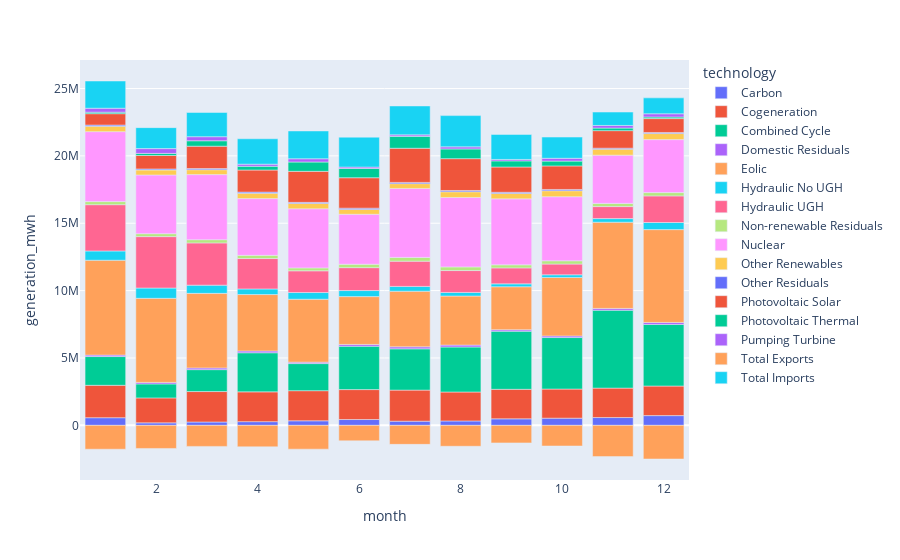

Source (notebook cell):
### Markdown cell above
##### Differentiate each technology with a `color`

### Code cell
px.bar(data_frame=dfres, x='month', y='generation_mwh', color='technology')

### Figure 1 — Plotly figure (JSON) as saved in the notebook; plotly's stock layout.template omitted (floating-point values rounded to 4 significant figures)
{"data": [{"alignmentgroup": "True", "hovertemplate": "technology=Carbon<br>month=%{x}<br>generation_mwh=%{y}<extra></extra>", "legendgroup": "Carbon", "marker": {"color": "#636efa", "pattern": {"shape": ""}}, "name": "Carbon", "offsetgroup": "Carbon", "orientation": "v", "showlegend": true, "textposition": "auto", "type": "bar", "x": [1, 2, 3, 4, 5, 6, 7, 8, 9, 10, 11, 12], "xaxis": "x", "y": [569900.0, 186166, 250300.0, 275500.0, 338200.0, 433800.0, 311100.0, 327400.0, 484800.0, 534700.0, 580600.0, 724400.0], "yaxis": "y"}, {"alignmentgroup": "True", "hovertemplate": "technology=Cogeneration<br>month=%{x}<br>generation_mwh=%{y}<extra></extra>", "legendgroup": "Cogeneration", "marker": {"color": "#EF553B", "pattern": {"shape": ""}}, "name": "Cogeneration", "offsetgroup": "Cogeneration", "orientation": "v", "showlegend": true, "textposition": "auto", "type": "bar", "x": [1, 2, 3, 4, 5, 6, 7, 8, 9, 10, 11, 12], "xaxis": "x", "y": [2405000.0, 1852000.0, 2259000.0, 2212000.0, 2236000.0, 2222000.0, 2305000.0, 2149075, 2191000.0, 2161000.0, 2184000.0, 2196000.0], "yaxis": "y"}, {"alignmentgroup": "True", "hovertemplate": "technology=Combined Cycle<br>month=%{x}<br>generation_mwh=%{y}<extra></extra>", "legendgroup": "Combined Cycle", "marker": {"color": "#00cc96", "pattern": {"shape": ""}}, "name": "Combined Cycle", "offsetgroup": "Combined Cycle", "orientation": "v", "showlegend": true, "textposition": "auto", "type": "bar", "x": [1, 2, 3, 4, 5, 6, 7, 8, 9, 10, 11, 12], "xaxis": "x", "y": [2132000.0, 1036000.0, 1627000.0, 2901000.0, 2011000.0, 3219000.0, 3063000.0, 3339000.0, 4314000.0, 3821000.0, 5783000.0, 4572000.0], "yaxis": "y"}, {"alignmentgroup": "True", "hovertemplate": "technology=Domestic Residuals<br>month=%{x}<br>generation_mwh=%{y}<extra></extra>", "legendgroup": "Domestic Residuals", "marker": {"color": "#ab63fa", "pattern": {"shape": ""}}, "name": "Domestic Residuals", "offsetgroup": "Domestic Residuals", "orientation": "v", "showlegend": true, "textposition": "auto", "type": "bar", "x": [1, 2, 3, 4, 5, 6, 7, 8, 9, 10, 11, 12], "xaxis": "x", "y": [109129, 114300.0, 125800.0, 132300.0, 107400.0, 131200.0, 150100.0, 141900.0, 107800.0, 120200.0, 132200.0, 146800.0], "yaxis": "y"}, {"alignmentgroup": "True", "hovertemplate": "technology=Eolic<br>month=%{x}<br>generation_mwh=%{y}<extra></extra>", "legendgroup": "Eolic", "marker": {"color": "#FFA15A", "pattern": {"shape": ""}}, "name": "Eolic", "offsetgroup": "Eolic", "orientation": "v", "showlegend": true, "textposition": "auto", "type": "bar", "x": [1, 2, 3, 4, 5, 6, 7, 8, 9, 10, 11, 12], "xaxis": "x", "y": [7039018, 6241000.0, 5535000.0, 4187000.0, 4668000.0, 3548000.0, 4128000.0, 3640000.0, 3190000.0, 4339000.0, 6398000.0, 6887000.0], "yaxis": "y"}, {"alignmentgroup": "True", "hovertemplate": "technology=Hydraulic No UGH<br>month=%{x}<br>generation_mwh=%{y}<extra></extra>", "legendgroup": "Hydraulic No UGH", "marker": {"color": "#19d3f3", "pattern": {"shape": ""}}, "name": "Hydraulic No UGH", "offsetgroup": "Hydraulic No UGH", "orientation": "v", "showlegend": true, "textposition": "auto", "type": "bar", "x": [1, 2, 3, 4, 5, 6, 7, 8, 9, 10, 11, 12], "xaxis": "x", "y": [688200.0, 762889, 609500.0, 416900.0, 498600.0, 450600.0, 356000.0, 267600.0, 214600.0, 199200.0, 267500.0, 528200.0], "yaxis": "y"}, {"alignmentgroup": "True", "hovertemplate": "technology=Hydraulic UGH<br>month=%{x}<br>generation_mwh=%{y}<extra></extra>", "legendgroup": "Hydraulic UGH", "marker": {"color": "#FF6692", "pattern": {"shape": ""}}, "name": "Hydraulic UGH", "offsetgroup": "Hydraulic UGH", "orientation": "v", "showlegend": true, "textposition": "auto", "type": "bar", "x": [1, 2, 3, 4, 5, 6, 7, 8, 9, 10, 11, 12], "xaxis": "x", "y": [3434033, 3814000.0, 3135000.0, 2257000.0, 1610000.0, 1701000.0, 1872000.0, 1624000.0, 1184000.0, 797000.0, 890800.0, 1975000.0], "yaxis": "y"}, {"alignmentgroup": "True", "hovertemplate": "technology=Non-renewable Residuals<br>month=%{x}<br>generation_mwh=%{y}<extra></extra>", "legendgroup": "Non-renewable Residuals", "marker": {"color": "#B6E880", "pattern": {"shape": ""}}, "name": "Non-renewable Residuals", "offsetgroup": "Non-renewable Residuals", "orientation": "v", "showlegend": true, "textposition": "auto", "type": "bar", "x": [1, 2, 3, 4, 5, 6, 7, 8, 9, 10, 11, 12], "xaxis": "x", "y": [230300.0, 217500.0, 238300.0, 234489, 218000.0, 249700.0, 276200.0, 270200.0, 226400.0, 241800.0, 237400.0, 245200.0], "yaxis": "y"}, {"alignmentgroup": "True", "hovertemplate": "technology=Nuclear<br>month=%{x}<br>generation_mwh=%{y}<extra></extra>", "legendgroup": "Nuclear", "marker": {"color": "#FF97FF", "pattern": {"shape": ""}}, "name": "Nuclear", "offsetgroup": "Nuclear", "orientation": "v", "showlegend": true, "textposition": "auto", "type": "bar", "x": [1, 2, 3, 4, 5, 6, 7, 8, 9, 10, 11, 12], "xaxis": "x", "y": [5191000.0, 4358000.0, 4831000.0, 4211000.0, 4386000.0, 3711000.0, 5120000.0, 5153000.0, 4897000.0, 4755000.0, 3580000.0, 3931824], "yaxis": "y"}, {"alignmentgroup": "True", "hovertemplate": "technology=Other Renewables<br>month=%{x}<br>generation_mwh=%{y}<extra></extra>", "legendgroup": "Other Renewables", "marker": {"color": "#FECB52", "pattern": {"shape": ""}}, "name": "Other Renewables", "offsetgroup": "Other Renewables", "orientation": "v", "showlegend": true, "textposition": "auto", "type": "bar", "x": [1, 2, 3, 4, 5, 6, 7, 8, 9, 10, 11, 12], "xaxis": "x", "y": [401100.0, 373200.0, 362600.0, 396100.0, 394800.0, 362100.0, 357300.0, 423200.0, 402900.0, 443900.0, 444400.0, 449300.0], "yaxis": "y"}, {"alignmentgroup": "True", "hovertemplate": "technology=Other Residuals<br>month=%{x}<br>generation_mwh=%{y}<extra></extra>", "legendgroup": "Other Residuals", "marker": {"color": "#636efa", "pattern": {"shape": ""}}, "name": "Other Residuals", "offsetgroup": "Other Residuals", "orientation": "v", "showlegend": true, "textposition": "auto", "type": "bar", "x": [1, 2, 3, 4, 5, 6, 7, 8, 9, 10, 11, 12], "xaxis": "x", "y": [87550.0, 73760.0, 83340.0, 86320.0, 80900.0, 89920.0, 92030.0, 94340.0, 85690.0, 93810.0, 72330.0, 79790.0], "yaxis": "y"}, {"alignmentgroup": "True", "hovertemplate": "technology=Photovoltaic Solar<br>month=%{x}<br>generation_mwh=%{y}<extra></extra>", "legendgroup": "Photovoltaic Solar", "marker": {"color": "#EF553B", "pattern": {"shape": ""}}, "name": "Photovoltaic Solar", "offsetgroup": "Photovoltaic Solar", "orientation": "v", "showlegend": true, "textposition": "auto", "type": "bar", "x": [1, 2, 3, 4, 5, 6, 7, 8, 9, 10, 11, 12], "xaxis": "x", "y": [843900.0, 997700.0, 1663000.0, 1639621, 2303000.0, 2259000.0, 2534000.0, 2363000.0, 1876000.0, 1748000.0, 1303000.0, 1031000.0], "yaxis": "y"}, {"alignmentgroup": "True", "hovertemplate": "technology=Photovoltaic Thermal<br>month=%{x}<br>generation_mwh=%{y}<extra></extra>", "legendgroup": "Photovoltaic Thermal", "marker": {"color": "#00cc96", "pattern": {"shape": ""}}, "name": "Photovoltaic Thermal", "offsetgroup": "Photovoltaic Thermal", "orientation": "v", "showlegend": true, "textposition": "auto", "type": "bar", "x": [1, 2, 3, 4, 5, 6, 7, 8, 9, 10, 11, 12], "xaxis": "x", "y": [111900.0, 154600.0, 400900.0, 277200.0, 693300.0, 685200.0, 880800.0, 721100.0, 453500.0, 356200.0, 190083, 117400.0], "yaxis": "y"}, {"alignmentgroup": "True", "hovertemplate": "technology=Pumping Turbine<br>month=%{x}<br>generation_mwh=%{y}<extra></extra>", "legendgroup": "Pumping Turbine", "marker": {"color": "#ab63fa", "pattern": {"shape": ""}}, "name": "Pumping Turbine", "offsetgroup": "Pumping Turbine", "orientation": "v", "showlegend": true, "textposition": "auto", "type": "bar", "x": [1, 2, 3, 4, 5, 6, 7, 8, 9, 10, 11, 12], "xaxis": "x", "y": [293700.0, 357700.0, 302400.0, 155800.0, 241400.0, 107000.0, 112000.0, 156500.0, 106930, 210600.0, 192400.0, 239000.0], "yaxis": "y"}, {"alignmentgroup": "True", "hovertemplate": "technology=Total Exports<br>month=%{x}<br>generation_mwh=%{y}<extra></extra>", "legendgroup": "Total Exports", "marker": {"color": "#FFA15A", "pattern": {"shape": ""}}, "name": "Total Exports", "offsetgroup": "Total Exports", "orientation": "v", "showlegend": true, "textposition": "auto", "type": "bar", "x": [1, 2, 3, 4, 5, 6, 7, 8, 9, 10, 11, 12], "xaxis": "x", "y": [-1768000.0, -1713308, -1561000.0, -1593000.0, -1766000.0, -1145000.0, -1410000.0, -1551000.0, -1301000.0, -1532000.0, -2319000.0, -2496000.0], "yaxis": "y"}, {"alignmentgroup": "True", "hovertemplate": "technology=Total Imports<br>month=%{x}<br>generation_mwh=%{y}<extra></extra>", "legendgroup": "Total Imports", "marker": {"color": "#19d3f3", "pattern": {"shape": ""}}, "name": "Total Imports", "offsetgroup": "Total Imports", "orientation": "v", "showlegend": true, "textposition": "auto", "type": "bar", "x": [1, 2, 3, 4, 5, 6, 7, 8, 9, 10, 11, 12], "xaxis": "x", "y": [2019000.0, 1555000.0, 1797000.0, 1886000.0, 2062000.0, 2218000.0, 2145289, 2318000.0, 1855000.0, 1573000.0, 995200.0, 1180000.0], "yaxis": "y"}], "layout": {"autosize": true, "barmode": "relative", "legend": {"title": {"text": "technology"}, "tracegroupgap": 0}, "margin": {"t": 60}, "xaxis": {"anchor": "y", "autorange": true, "domain": [0, 1], "range": [0.5, 12.5], "title": {"text": "month"}, "type": "linear"}, "yaxis": {"anchor": "x", "autorange": true, "domain": [0, 1], "range": [-4054000.0, 27110000.0], "title": {"text": "generation_mwh"}, "type": "linear"}}}
